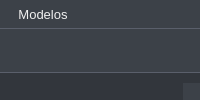
<?xml version="1.0" encoding="UTF-8"?>
<ui version="4.0">
 <class>MainWindow</class>
 <widget class="QMainWindow" name="MainWindow">
  <property name="geometry">
   <rect>
    <x>0</x>
    <y>0</y>
    <width>800</width>
    <height>0</height>
   </rect>
  </property>
  <property name="windowTitle">
   <string>MainWindow</string>
  </property>
  <property name="styleSheet">
   <string notr="true">/************************************************************/
/* ESTILOS GLOBALES (OPCIONAL)             */
/************************************************************/
QWidget {
    /* Fondo principal: color gris oscuro sobrio */
    background-color: #3C4148;
    /* Texto principal: blanco sutil */
    color: #F0F0F0;
    /* Fuente formal */
    font-family: Arial, Helvetica, sans-serif;
    font-size: 10pt;
}

/************************************************************/
/* QMenuBar                            */
/************************************************************/
QMenuBar {
    /* Color de fondo: igual que el principal */
    background-color: #3C4148; 
    /* Borde inferior para separar la barra */
    border-bottom: 1px solid #5A5F6B;
    padding: 2px; 
}

QMenuBar::item {
    color: #F0F0F0;
    padding: 5px 10px; 
    background: transparent;
}

QMenuBar::item:selected {
    /* Resalte al pasar el ratón */
    background-color: #5A5F6B;
    border-radius: 3px;
}

/************************************************************/
/* QMenu (QAction Contenedor)         */
/************************************************************/
QMenu {
    /* Fondo del menú desplegable: debe contrastar ligeramente */
    background-color: #3C4148;
    /* Borde formal */
    border: 1px solid #5A5F6B; 
    /* Sombra para profundidad */
    box-shadow: 2px 2px 5px rgba(0, 0, 0, 0.5); 
}

QMenu::item {
    /* Estilo de la acción (QAction) */
    color: #F0F0F0;
    /* Espaciado para mejorar la visibilidad */
    padding: 4px 25px 4px 5px; 
}

QMenu::item:selected {
    /* Estado al pasar el ratón: Azul corporativo */
    background-color: #0078D7; 
    color: white; 
    border-radius: 2px;
}

QMenu::separator {
    /* Separador sutil */
    height: 1px;
    margin: 5px 10px; /* Margen superior e inferior */
    background-color: #5A5F6B;
}

/************************************************************/
/* QStatusBar                         */
/************************************************************/
QStatusBar {
    /* Fondo de la barra de estado: más oscuro para distinguirla */
    background-color: #32363C;
    /* Borde superior formal */
    border-top: 1px solid #5A5F6B;
    min-height: 25px;
    padding: 1px 5px;
}

QStatusBar QLabel {
    /* Estilo para los mensajes de estado */
    color: #B0B0B0;
    font-style: italic;
    padding: 0 5px;
}</string>
  </property>
  <widget class="QWidget" name="centralwidget"/>
  <widget class="QMenuBar" name="menubar">
   <property name="geometry">
    <rect>
     <x>0</x>
     <y>0</y>
     <width>800</width>
     <height>31</height>
    </rect>
   </property>
   <widget class="QMenu" name="menuModelos">
    <property name="title">
     <string>Modelos</string>
    </property>
    <addaction name="actionBasicos"/>
    <addaction name="actionLangChain"/>
    <addaction name="separator"/>
    <addaction name="actionSalir"/>
   </widget>
   <addaction name="menuModelos"/>
  </widget>
  <widget class="QStatusBar" name="statusbar"/>
  <action name="actionBasicos">
   <property name="text">
    <string>Basicos</string>
   </property>
  </action>
  <action name="actionLangChain">
   <property name="text">
    <string>LangChain</string>
   </property>
  </action>
  <action name="actionSalir">
   <property name="text">
    <string>Salir</string>
   </property>
  </action>
 </widget>
 <resources/>
 <connections/>
</ui>
